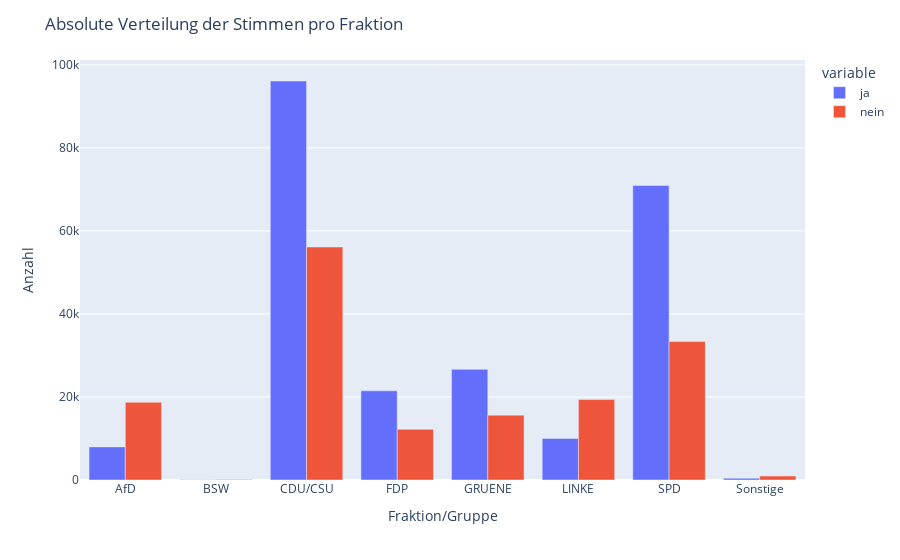

Notebook code for this chart:
### Code cell
fig = px.bar(
    df_vote_distribution,
    "Fraktion/Gruppe",
    ["ja", "nein"],
    barmode="group",
    labels={"value": "Anzahl"}
)

fig.update_layout(title="Absolute Verteilung der Stimmen pro Fraktion")
fig.show()

### Figure 1 — Plotly figure (JSON) as saved in the notebook; plotly's stock layout.template omitted (floating-point values rounded to 4 significant figures)
{"data": [{"alignmentgroup": "True", "hovertemplate": "variable=ja<br>Fraktion/Gruppe=%{x}<br>Anzahl=%{y}<extra></extra>", "legendgroup": "ja", "marker": {"color": "#636efa", "pattern": {"shape": ""}}, "name": "ja", "offsetgroup": "ja", "orientation": "v", "showlegend": true, "textposition": "auto", "type": "bar", "x": ["AfD", "BSW", "CDU/CSU", "FDP", "GRUENE", "LINKE", "SPD", "Sonstige"], "xaxis": "x", "y": [7976, 60, 96114, 21485, 26654, 10001, 70935, 437], "yaxis": "y"}, {"alignmentgroup": "True", "hovertemplate": "variable=nein<br>Fraktion/Gruppe=%{x}<br>Anzahl=%{y}<extra></extra>", "legendgroup": "nein", "marker": {"color": "#EF553B", "pattern": {"shape": ""}}, "name": "nein", "offsetgroup": "nein", "orientation": "v", "showlegend": true, "textposition": "auto", "type": "bar", "x": ["AfD", "BSW", "CDU/CSU", "FDP", "GRUENE", "LINKE", "SPD", "Sonstige"], "xaxis": "x", "y": [18717, 118, 56126, 12196, 15625, 19378, 33340, 949], "yaxis": "y"}], "layout": {"barmode": "group", "legend": {"title": {"text": "variable"}, "tracegroupgap": 0}, "margin": {"t": 60}, "title": {"text": "Absolute Verteilung der Stimmen pro Fraktion"}, "xaxis": {"anchor": "y", "domain": [0, 1], "title": {"text": "Fraktion/Gruppe"}}, "yaxis": {"anchor": "x", "domain": [0, 1], "title": {"text": "Anzahl"}}}}
